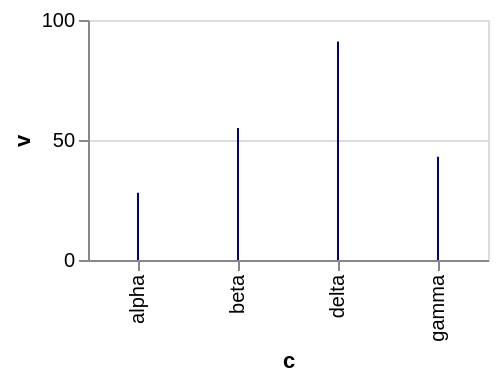

Specify this chart in Vega-Lite:
### Vega-Lite specification from a JSON file in a GitHub repository (floating-point values rounded to 4 significant figures)
{"$schema": "https://vega.github.io/schema/vega-lite/v6.json", "width": 200, "height": 120, "data": {"values": [{"c": "alpha", "v": 28, "w": 3, "t": "2024-01-07"}, {"c": "beta", "v": 55, "w": 7, "t": "2024-03-19"}, {"c": "gamma", "v": 43, "w": 5, "t": "2024-06-02"}, {"c": "delta", "v": 91, "w": 9, "t": "2024-09-11"}]}, "mark": {"type": "rule", "stroke": "darkblue"}, "encoding": {"x": {"field": "c", "type": "nominal"}, "y": {"field": "v", "type": "quantitative"}}}
